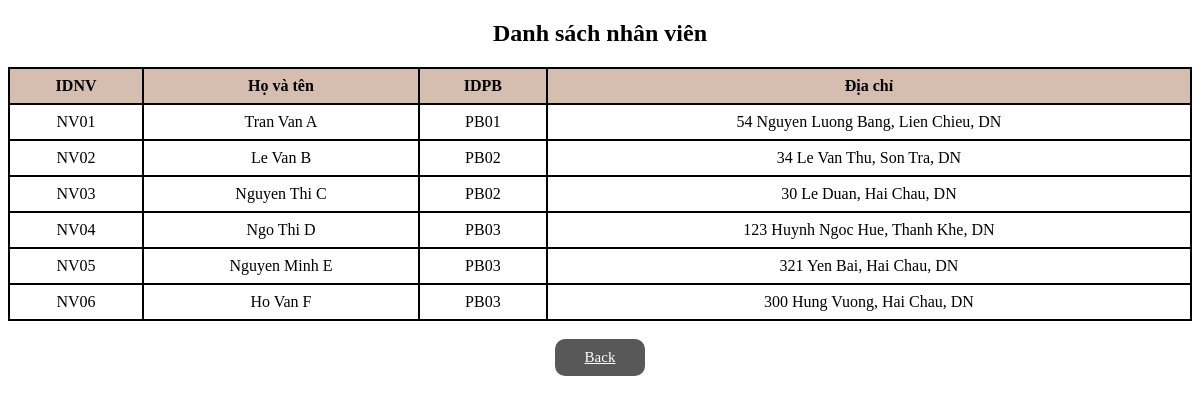
The page /xemthongtinnv.php on the database its author committed.
### tables this page shows
CREATE TABLE `nhanvien` (
  `IDNV` varchar(10) NOT NULL,
  `Hoten` varchar(50) NOT NULL,
  `IDPB` varchar(10) NOT NULL,
  `Diachi` varchar(255) NOT NULL
);

### xemthongtinnv.php (the view, shortened to what this page needs)
<?php
@include('connect_db.php');
?>
<!DOCTYPE html>
<html lang="en">
<head>
</head>
<body>
    <h2>Danh sách nhân viên</h2>
    <table>
        <tr>
            <th>IDNV</th>
            <th>Họ và tên</th>
            <th>IDPB</th>
            <th>Địa chỉ</th>
        </tr>
        <?php
        $sql = "SELECT * FROM nhanvien";
        $result =  mysqli_query($conn, $sql);
        if (mysqli_num_rows($result) > 0) {
            while ($row = mysqli_fetch_assoc($result)) {
                echo "<tr><td>" . $row["IDNV"] . "</td><td>" . $row["Hoten"] . "</td><td>" . $row["IDPB"] . "</td><td>" . $row["Diachi"] . "</td></tr>";
            }
        } else {
            echo "0 kết quả";
        }
        ?>
    </table><br>
    <a href="admin_page.php" class="btn">Back</a>
</body>
</html>

### xemthongtinnv.php (style rules this page uses)
table { border-collapse: collapse; width: 100%; }
th, td { border: 2px solid black; padding: 8px; text-align: center; }
th { background-color: #d5bdaf; }
a { align-self: center; }
body { text-align: center; }
.btn { display: inline-block; padding: 10px 30px; font-size: 15px; background: #585858; color: #fff; margin: 0 5px; text-transform: capitalize; border-radius: 10px; }

### rows shown on the page
nhanvien: IDNV "NV01", Hoten "Tran Van A", IDPB "PB01", Diachi "54 Nguyen Luong Bang, Lien Chieu, DN"
nhanvien: IDNV "NV02", Hoten "Le Van B", IDPB "PB02", Diachi "34 Le Van Thu, Son Tra, DN"
nhanvien: IDNV "NV03", Hoten "Nguyen Thi C", IDPB "PB02", Diachi "30 Le Duan, Hai Chau, DN"
nhanvien: IDNV "NV04", Hoten "Ngo Thi D", IDPB "PB03", Diachi "123 Huynh Ngoc Hue, Thanh Khe, DN"
nhanvien: IDNV "NV05", Hoten "Nguyen Minh E", IDPB "PB03", Diachi "321 Yen Bai, Hai Chau, DN"
nhanvien: IDNV "NV06", Hoten "Ho Van F", IDPB "PB03", Diachi "300 Hung Vuong, Hai Chau, DN"
